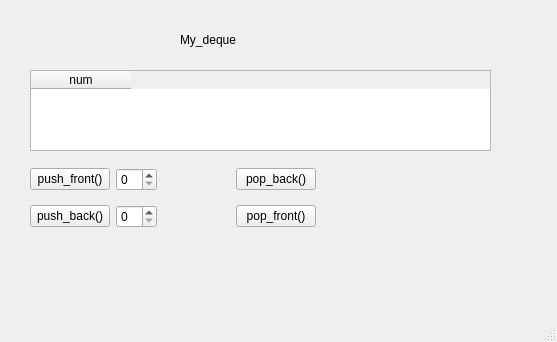
<?xml version="1.0" encoding="UTF-8"?>
<ui version="4.0">
 <class>MainWindow</class>
 <widget class="QMainWindow" name="MainWindow">
  <property name="geometry">
   <rect>
    <x>0</x>
    <y>0</y>
    <width>557</width>
    <height>342</height>
   </rect>
  </property>
  <property name="windowTitle">
   <string>MainWindow</string>
  </property>
  <widget class="QWidget" name="centralwidget">
   <widget class="QTableWidget" name="tableWidget">
    <property name="geometry">
     <rect>
      <x>30</x>
      <y>70</y>
      <width>461</width>
      <height>81</height>
     </rect>
    </property>
    <column>
     <property name="text">
      <string>num</string>
     </property>
    </column>
   </widget>
   <widget class="QLabel" name="label">
    <property name="geometry">
     <rect>
      <x>180</x>
      <y>30</y>
      <width>101</width>
      <height>20</height>
     </rect>
    </property>
    <property name="text">
     <string>My_deque&lt;int&gt;</string>
    </property>
   </widget>
   <widget class="QWidget" name="">
    <property name="geometry">
     <rect>
      <x>30</x>
      <y>160</y>
      <width>286</width>
      <height>76</height>
     </rect>
    </property>
    <layout class="QGridLayout" name="gridLayout">
     <item row="0" column="0">
      <widget class="QPushButton" name="push_frontbutton">
       <property name="text">
        <string>push_front()</string>
       </property>
      </widget>
     </item>
     <item row="0" column="1">
      <widget class="QSpinBox" name="push_frontspin"/>
     </item>
     <item row="0" column="2">
      <spacer name="horizontalSpacer">
       <property name="orientation">
        <enum>Qt::Horizontal</enum>
       </property>
       <property name="sizeHint" stdset="0">
        <size>
         <width>40</width>
         <height>20</height>
        </size>
       </property>
      </spacer>
     </item>
     <item row="0" column="3">
      <widget class="QPushButton" name="pop_backbutton">
       <property name="text">
        <string>pop_back()</string>
       </property>
      </widget>
     </item>
     <item row="1" column="0">
      <widget class="QPushButton" name="push_backbutton">
       <property name="text">
        <string>push_back()</string>
       </property>
      </widget>
     </item>
     <item row="1" column="1">
      <widget class="QSpinBox" name="push_backspin"/>
     </item>
     <item row="1" column="2">
      <spacer name="horizontalSpacer_2">
       <property name="orientation">
        <enum>Qt::Horizontal</enum>
       </property>
       <property name="sizeHint" stdset="0">
        <size>
         <width>40</width>
         <height>20</height>
        </size>
       </property>
      </spacer>
     </item>
     <item row="1" column="3">
      <widget class="QPushButton" name="pop_frontbutton">
       <property name="text">
        <string>pop_front()</string>
       </property>
      </widget>
     </item>
    </layout>
   </widget>
  </widget>
  <widget class="QMenuBar" name="menubar">
   <property name="geometry">
    <rect>
     <x>0</x>
     <y>0</y>
     <width>557</width>
     <height>30</height>
    </rect>
   </property>
  </widget>
  <widget class="QStatusBar" name="statusbar"/>
 </widget>
 <resources/>
 <connections/>
</ui>
